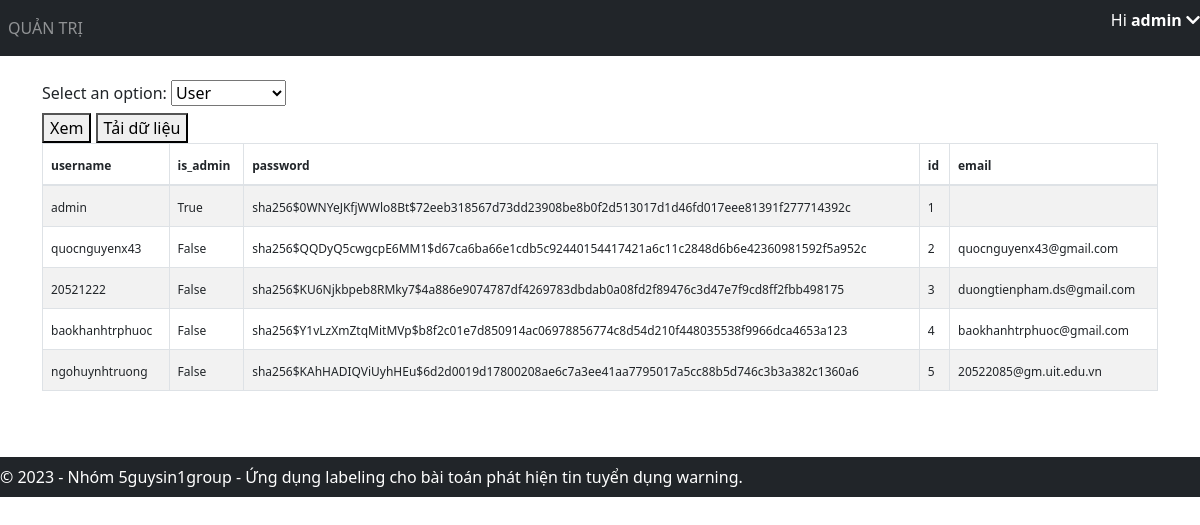
The app's page /view-data (signed in) with its own data.
### application/models.py (models this page shows)
class User(db.Model, UserMixin):
    id = db.Column(db.Integer, primary_key=True)
    email = db.Column(db.String(150), unique=True)
    username = db.Column(db.String(20), unique=True)
    password = db.Column(db.String(150))
    is_admin = db.Column(db.Boolean, default=False)
    annotations = db.relationship('Annotation')

### application/views.py (the view, shortened to what this page needs)
@views.route('/view-data', methods=['GET', 'POST'])
@login_required
def view_data():
    if not current_user.is_admin:
        return "Không có quyền truy cập vào trang quản trị admin.", 403
    data = User.query.all()
    data = [d.__dict__ for d in data]
    for d in data:
        d.pop('_sa_instance_state', None)
    return render_template(
        "view_data.html",
        user=current_user,
        data=data,
    )

### application/__init__.py (called while the page is built)
def create_app():
    app = Flask(__name__)
    app.config['SECRET_KEY'] = 'hjshjhdjah kjshkjdhjs' # random key
    app.config['SQLALCHEMY_DATABASE_URI'] = f'sqlite:///{DB_NAME}'
    db.init_app(app)
    from .views import views
    from .auth import auth
    app.register_blueprint(views, url_prefix='/')
    app.register_blueprint(auth, url_prefix='/')
    from .models import User
    with app.app_context():
        db.create_all()
        create_admin(db)
    login_manager = LoginManager()
    login_manager.login_view = 'auth.login'
    login_manager.init_app(app)
    @login_manager.user_loader
    def load_user(id):
        return User.query.get(int(id))
    return app

### application/templates/view_data.html (shortened to what this page needs)
{% extends "base.html" %}
{% block content %}
<link href="https://cdn.jsdelivr.net/npm/bootstrap@5.3.0/dist/css/bootstrap.min.css" rel="stylesheet">
<form method="POST">
    <label for="table-select">Select an option:</label>
    <select id="table-select" name="table-select">
        <option value="user" selected>User</option>
    </select>
    <br>
    <button type="submit" name="action" value="view">Xem</button>
    <button type="submit" name="action" value="download">Tải dữ liệu</button>
</form>
<div style="overflow-x: auto">
    <table id="data" class="table table-condensed table-bordered table-hover table-striped">
        <thead>
            <tr>
                {% if data %}
                    {% for key in data[0].keys() %}
                        <th><span style="font-size: 12px;" data-toggle="tooltip" data-placement="top" title="{{ key }}">{{ key }}</span></th>
                    {% endfor %}
                {% endif %}
            </tr>
        </thead>
        <tbody>
            {% if data %}
                {% for item in data %}
                    <tr>
                        {% for key in data[0].keys() %}
                            <td tabindex="1"><span style="font-size: 12px;" title="{{ item[key] }}" class="ellipsis">{{ item[key] }}</span></td>
                        {% endfor %}
                    </tr>
                {% endfor %}
            {% endif %}
        </tbody>
    </table>
</div>
{% endblock %}

### application/templates/base.html (shortened to what this page needs)
<!DOCTYPE html>
<html>
<head>
    <link rel="stylesheet" href="https://stackpath.bootstrapcdn.com/bootstrap/4.4.1/css/bootstrap.min.css" />
    <link rel="stylesheet" href="https://stackpath.bootstrapcdn.com/font-awesome/4.7.0/css/font-awesome.min.css" />
    <link rel="stylesheet" href="https://cdnjs.cloudflare.com/ajax/libs/font-awesome/5.15.4/css/all.min.css">
</head>
<body>
    <nav class="navbar navbar-expand-lg navbar-dark bg-dark">
        <div class="collapse navbar-collapse" id="navbar">
            <div class="navbar-nav">
                {% if user.is_admin %}
                <a class="nav-item nav-link" id="admin" href="/admin">QUẢN TRỊ</a>
                {% endif %}
            </div>
        </div>
        {% if user.is_authenticated %}
        <p id="greeting" class="text-white">Hi <strong>{{ user.username }}  </strong><i class="fas fa-chevron-down" id="arrow-down"></i></p>
        {% endif %}
    </nav>
    <br>
    <div class="container">{% block content %} {% endblock %}</div>
    <footer class="navbar navbar-dark bg-dark text-center py-2" style="margin-top: 50px;">
        &copy; 2023 - Nhóm 5guysin1group - Ứng dụng labeling cho bài toán phát hiện tin tuyển dụng warning.
    </footer>
</body>
</html>

### application/templates/base.html (style rules this page uses)
body { min-height: 3000px; }
footer { position: absolute; left: 0; bottom: 0; width: 100%; background-color: #343a40; color: #fff; padding: 10px; }

### application/templates/view_data.html (style rules this page uses)
.ellipsis { max-width: 100px; white-space: nowrap; overflow: hidden; text-overflow: ellipsis; }

### records on screen
User: username "admin", username "admin" "True" "sha256$0WNYeJKfjWWlo8Bt$72eeb318567d73dd23908be8b0f2d513017d1d46fd017eee81391f277714392c" "1"
User: username "quocnguyenx43" "False" "sha256$QQDyQ5cwgcpE6MM1$d67ca6ba66e1cdb5c92440154417421a6c11c2848d6b6e42360981592f5a952c" "2" "quocnguyenx43@gmail.com"
User: username "20521222" "False" "sha256$KU6Njkbpeb8RMky7$4a886e9074787df4269783dbdab0a08fd2f89476c3d47e7f9cd8ff2fbb498175" "3" "duongtienpham.ds@gmail.com"
User: username "baokhanhtrphuoc" "False" "sha256$Y1vLzXmZtqMitMVp$b8f2c01e7d850914ac06978856774c8d54d210f448035538f9966dca4653a123" "4" "baokhanhtrphuoc@gmail.com"
User: username "ngohuynhtruong" "False" "sha256$KAhHADIQViUyhHEu$6d2d0019d17800208ae6c7a3ee41aa7795017a5cc88b5d746c3b3a382c1360a6" "5" "20522085@gm.uit.edu.vn"

### other values on screen
{{ key }} "username" "is_admin" "password" "id" "email"
